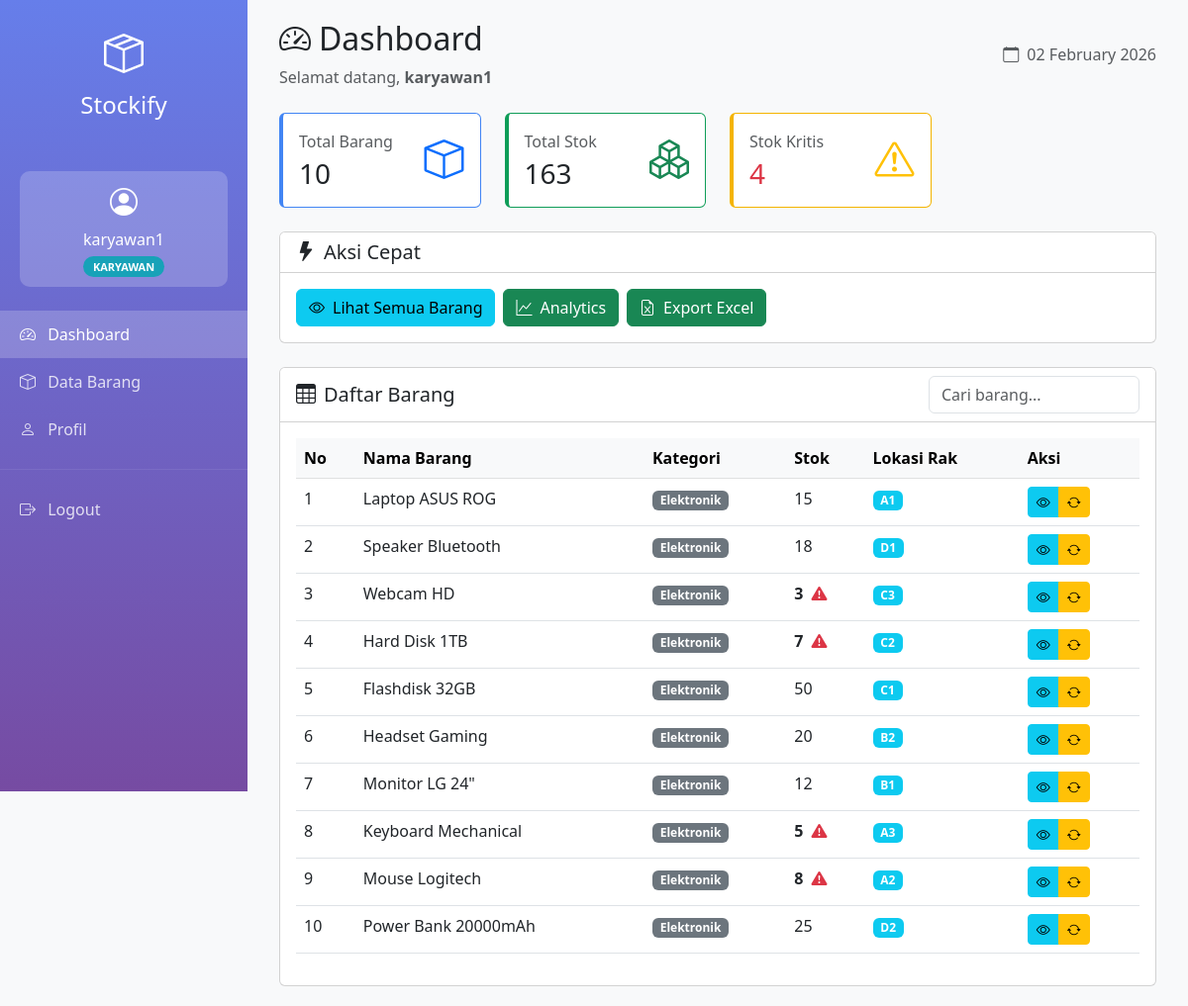
The app's page /dashboard.php (signed in) with its own data.
### tables this page shows
CREATE TABLE barang (
    id INT AUTO_INCREMENT PRIMARY KEY,
    nama_barang VARCHAR(100) NOT NULL,
    kategori VARCHAR(50) NOT NULL,
    stok INT NOT NULL DEFAULT 0,
    harga_beli DECIMAL(10,2) NOT NULL,
    harga_jual DECIMAL(10,2) NOT NULL,
    lokasi_rak VARCHAR(20) NOT NULL,
    created_at TIMESTAMP DEFAULT CURRENT_TIMESTAMP,
    updated_at TIMESTAMP DEFAULT CURRENT_TIMESTAMP ON UPDATE CURRENT_TIMESTAMP,
    INDEX idx_kategori (kategori),
    INDEX idx_stok (stok)
);

### dashboard.php (the view, shortened to what this page needs)
<?php
require_once 'koneksi.php';
$username = $_SESSION['username'];
$role = $_SESSION['role'];
$total_barang = $koneksi->query("SELECT COUNT(*) as total FROM barang")->fetch_assoc()['total'];
$total_stok = $koneksi->query("SELECT SUM(stok) as total FROM barang")->fetch_assoc()['total'];
$stok_kritis = $koneksi->query("SELECT COUNT(*) as total FROM barang WHERE stok < 10")->fetch_assoc()['total'];
$query_barang = "SELECT * FROM barang ORDER BY created_at DESC";
$result_barang = $koneksi->query($query_barang);
?>
<!DOCTYPE html>
<html lang="id">
<head>
    <link href="https://cdn.jsdelivr.net/npm/bootstrap@5.3.0/dist/css/bootstrap.min.css" rel="stylesheet">
    <link href="https://cdn.jsdelivr.net/npm/bootstrap-icons@1.10.0/font/bootstrap-icons.css" rel="stylesheet">
</head>
<body>
    <div class="sidebar">
        <div class="text-center py-4">
            <i class="bi bi-box-seam fs-1"></i>
            <h4 class="mt-2">Stockify</h4>
        </div>
        <div class="user-badge text-center">
            <i class="bi bi-person-circle fs-3"></i>
            <h6 class="mt-2 mb-1"><?= htmlspecialchars($username) ?></h6>
            <span class="role-<?= $role ?>"><?= strtoupper($role) ?></span>
        </div>
        <nav class="nav flex-column mt-4">
            <a class="nav-link active" href="dashboard.php">
                <i class="bi bi-speedometer2 me-2"></i> Dashboard
            </a>
            <a class="nav-link" href="barang.php">
                <i class="bi bi-box me-2"></i> Data Barang
            </a>
            <a class="nav-link" href="#" onclick="alert('Fitur Profil sedang dalam pengembangan')">
                <i class="bi bi-person me-2"></i> Profil
            </a>
            <hr style="border-color: rgba(255,255,255,0.3);">
            <a class="nav-link" href="logout.php" onclick="return confirm('Yakin ingin logout?')">
                <i class="bi bi-box-arrow-right me-2"></i> Logout
            </a>
        </nav>
    </div>
    <div class="main-content">
        <div class="container-fluid">
            <div class="d-flex justify-content-between align-items-center mb-4">
                <div>
                    <h2><i class="bi bi-speedometer2 me-2"></i>Dashboard</h2>
                    <p class="text-muted mb-0">Selamat datang, <strong><?= htmlspecialchars($username) ?></strong></p>
                </div>
                <div>
                    <span class="text-muted"><i class="bi bi-calendar me-2"></i><?= date('d F Y') ?></span>
                </div>
            </div>
            <div class="row mb-4">
                <div class="col-md-3">
                    <div class="card stat-card blue">
                        <div class="card-body">
                            <div class="d-flex justify-content-between">
                                <div>
                                    <p class="text-muted mb-1">Total Barang</p>
                                    <h3 class="mb-0"><?= $total_barang ?></h3>
                                </div>
                                <div>
                                    <i class="bi bi-box fs-1 text-primary"></i>
                                </div>
                            </div>
                        </div>
                    </div>
                </div>
                <div class="col-md-3">
                    <div class="card stat-card green">
                        <div class="card-body">
                            <div class="d-flex justify-content-between">
                                <div>
                                    <p class="text-muted mb-1">Total Stok</p>
                                    <h3 class="mb-0"><?= number_format($total_stok) ?></h3>
                                </div>
                                <div>
                                    <i class="bi bi-boxes fs-1 text-success"></i>
                                </div>
                            </div>
                        </div>
                    </div>
                </div>
                <div class="col-md-3">
                    <div class="card stat-card orange">
                        <div class="card-body">
                            <div class="d-flex justify-content-between">
                                <div>
                                    <p class="text-muted mb-1">Stok Kritis</p>
                                    <h3 class="mb-0 text-danger"><?= $stok_kritis ?></h3>
                                </div>
                                <div>
                                    <i class="bi bi-exclamation-triangle fs-1 text-warning"></i>
                                </div>
                            </div>
                        </div>
                    </div>
                </div>
            </div>
            <div class="row mb-4">
                <div class="col-12">
                    <div class="card">
                        <div class="card-header bg-white">
                            <h5 class="mb-0"><i class="bi bi-lightning-fill me-2"></i>Aksi Cepat</h5>
                        </div>
                        <div class="card-body">
                            <div class="d-flex gap-2 flex-wrap">
                                <a href="barang.php" class="btn btn-info">
                                    <i class="bi bi-eye me-2"></i>Lihat Semua Barang
                                </a>
                                <a href="analytics.php" class="btn btn-success">
                                    <i class="bi bi-graph-up me-2"></i>Analytics
                                </a>
                                <a href="export_excel.php" class="btn btn-success">
                                    <i class="bi bi-file-earmark-excel me-2"></i>Export Excel
                                </a>
                            </div>
                        </div>
                    </div>
                </div>
            </div>
            <div class="card">
                <div class="card-header bg-white d-flex justify-content-between align-items-center">
                    <h5 class="mb-0"><i class="bi bi-table me-2"></i>Daftar Barang</h5>
                    <input type="text" class="form-control w-25" id="searchInput" placeholder="Cari barang...">
                </div>
                <div class="card-body">
                    <div class="table-responsive">
                        <table class="table table-hover" id="barangTable">
                            <thead class="table-light">
                                <tr>
                                    <th>No</th>
                                    <th>Nama Barang</th>
                                    <th>Kategori</th>
                                    <th>Stok</th>
                                    <th>Lokasi Rak</th>
                                    <th>Aksi</th>
                                </tr>
                            </thead>
                            <tbody>
                                <?php
                                $no = 1;
                                while ($row = $result_barang->fetch_assoc()):
                                    $stok_class = $row['stok'] < 10 ? 'stok-kritis' : '';
                                ?>
                                <tr>
                                    <td><?= $no++ ?></td>
                                    <td><?= htmlspecialchars($row['nama_barang']) ?></td>
                                    <td><span class="badge bg-secondary"><?= htmlspecialchars($row['kategori']) ?></span></td>
                                    <td class="<?= $stok_class ?>">
                                        <?= $row['stok'] ?>
                                        <?php if ($row['stok'] < 10): ?>
                                        <i class="bi bi-exclamation-triangle-fill text-danger ms-1" title="Stok Kritis!"></i>
                                        <?php endif; ?>
                                    </td>
                                    <td><span class="badge bg-info"><?= htmlspecialchars($row['lokasi_rak']) ?></span></td>
                                    <td>
                                        <div class="btn-group btn-group-sm">
                                            <a href="barang.php"
                                               class="btn btn-info" title="Detail">
                                                <i class="bi bi-eye"></i>
                                            </a>
                                            <?php if ($role === 'karyawan'): ?>
                                            <a href="update_stok.php?id=<?= $row['id'] ?>"
                                               class="btn btn-warning" title="Update Stok">
                                                <i class="bi bi-arrow-repeat"></i>
                                            </a>
                                            <?php endif; ?>
                                        </div>
                                    </td>
                                </tr>
                                <?php endwhile; ?>
                            </tbody>
                        </table>
                    </div>
                </div>
            </div>
        </div>
    </div>
</body>
</html>

### dashboard.php (style rules this page uses)
:root { --primary-color: #667eea; --secondary-color: #764ba2; }
body { background: #f8f9fa; }
.sidebar { min-height: 100vh; background: linear-gradient(180deg, var(--primary-color) 0%, var(--secondary-color) 100%); color: white; position: fixed; width: 250px; }
.sidebar .nav-link { color: rgba(255,255,255,0.8); padding: 12px 20px; transition: all 0.3s; }
.sidebar .nav-link:hover, .sidebar .nav-link.active { background: rgba(255,255,255,0.2); color: white; }
.main-content { margin-left: 250px; padding: 20px; }
.stat-card { border-left: 4px solid; transition: transform 0.3s; }
.stat-card.blue { border-color: #4285f4; }
.stat-card.green { border-color: #0f9d58; }
.stat-card.orange { border-color: #f4b400; }
.stok-kritis { color: #dc3545; font-weight: bold; }
.user-badge { background: rgba(255,255,255,0.2); padding: 10px; border-radius: 10px; margin: 20px; }
.role-karyawan { background: #17a2b8; color: white; padding: 3px 10px; border-radius: 12px; font-size: 11px; font-weight: 600; }

### records on screen
barang: nama_barang "Laptop ASUS ROG", kategori "Elektronik", stok "15", lokasi_rak "A1"
barang: nama_barang "Speaker Bluetooth", kategori "Elektronik", stok "18", lokasi_rak "D1"
barang: nama_barang "Webcam HD", kategori "Elektronik", stok "3", lokasi_rak "C3"
barang: nama_barang "Hard Disk 1TB", kategori "Elektronik", stok "7", lokasi_rak "C2"
barang: nama_barang "Flashdisk 32GB", kategori "Elektronik", stok "50", lokasi_rak "C1"
barang: nama_barang "Headset Gaming", kategori "Elektronik", stok "20", lokasi_rak "B2"
barang: nama_barang "Monitor LG 24\"", kategori "Elektronik", stok "12", lokasi_rak "B1"
barang: nama_barang "Keyboard Mechanical", kategori "Elektronik", stok "5", lokasi_rak "A3"
barang: nama_barang "Mouse Logitech", kategori "Elektronik", stok "8", lokasi_rak "A2"
barang: nama_barang "Power Bank 20000mAh", kategori "Elektronik", stok "25", lokasi_rak "D2"

### other values on screen
$username "karyawan1"
$role "KARYAWAN"
$total_barang "10"
$total_stok "163"
$stok_kritis "4"
